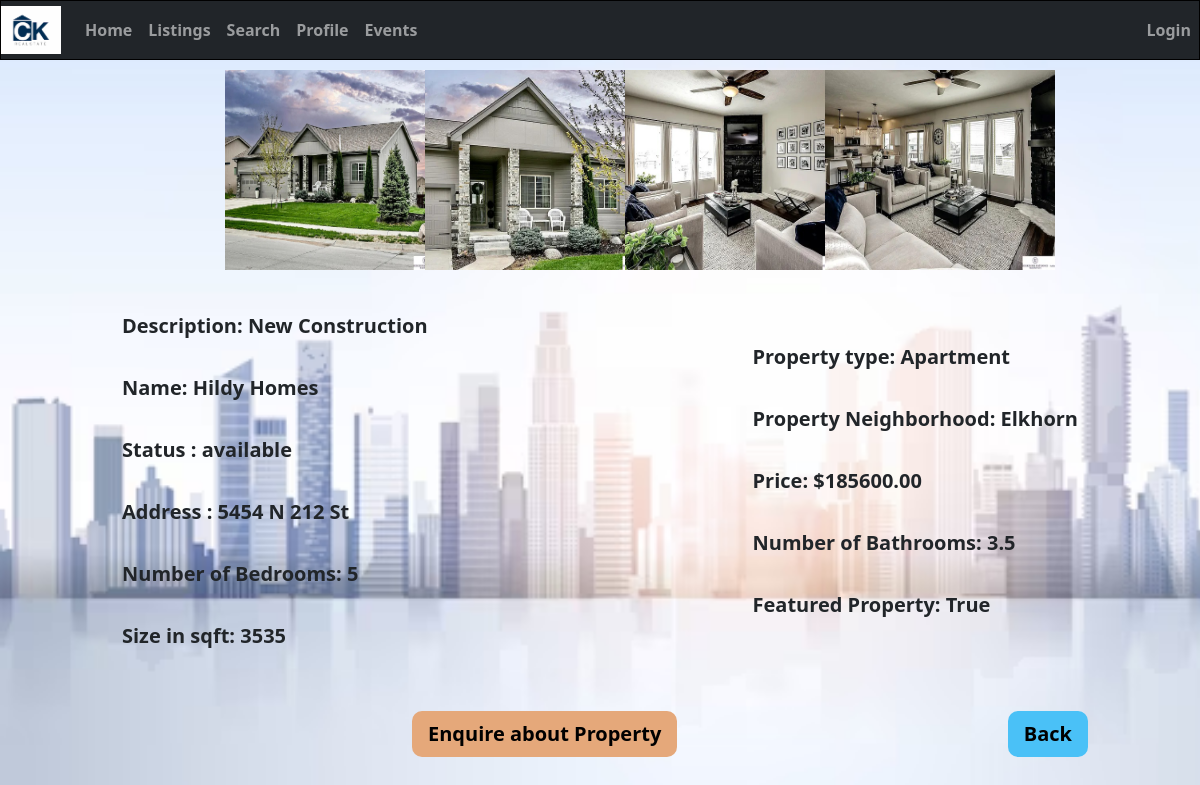
The app's page /listings/details/2/, older data.
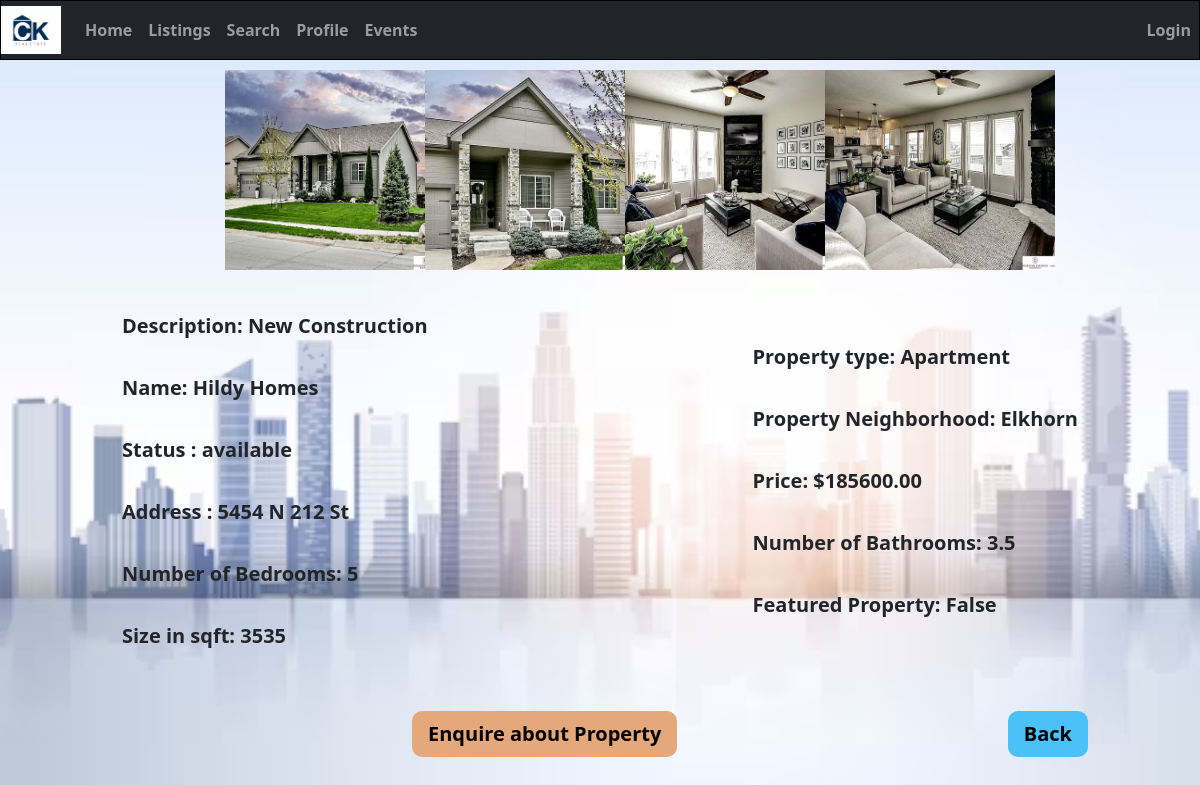
The same page, newer data.
### home/models.py (models this page shows, shortened)
class Property(models.Model):
    STATUS_CHOICES = (
        ('available', 'AVAILABLE'),
        ('pending', 'PENDING'),
        ('sold', 'SOLD'),
    )
    PROPERTY_CHOICES = (
        (True, 'Yes'),
        (False, 'No')
    )
    id = models.AutoField(primary_key=True)
    name = models.CharField(max_length=50)
    status = models.CharField(max_length=20, choices=STATUS_CHOICES, default='none')
    description = models.CharField(max_length=255)
    address = models.CharField(max_length=255)
    bedrooms = models.IntegerField()
    bathrooms = models.DecimalField(max_digits=3, decimal_places=1)
    square_feet = models.IntegerField()
    price = models.DecimalField(max_digits=10, decimal_places=2)
    featured_property = models.BooleanField(choices=PROPERTY_CHOICES, default='False')
    flag = models.BooleanField(default=True)
    property_image_main = models.ImageField(upload_to='media/property_images/%Y/%m/%d/', blank=False)
    property_image_1 = models.ImageField(upload_to='media/property_images/%Y/%m/%d/', blank=True)
    property_image_2 = models.ImageField(upload_to='media/property_images/%Y/%m/%d/', blank=True)
    property_image_3 = models.ImageField(upload_to='media/property_images/%Y/%m/%d/', blank=True)
    property_type = models.ForeignKey(PropertyType, on_delete=models.SET_NULL, null=True)
    property_neighborhood = models.ForeignKey(PropertyNeighborhood, on_delete=models.SET_NULL, null=True)
    property_type_price_range = models.ForeignKey(PropertyPricerange, on_delete=models.SET_NULL, null=True)

class PropertyType(models.Model):
    id = models.AutoField(primary_key=True)
    property_type_name = models.CharField(max_length=255)
    def __str__(self):
        return str(self.property_type_name)

class PropertyNeighborhood(models.Model):
    id = models.AutoField(primary_key=True)
    property_neighborhood_name = models.CharField(max_length=255)
    def __str__(self):
        return str(self.property_neighborhood_name)

### home/views.py (the view)
# urls.py: path('listings/details/<int:pk>/', detail_view, name='details'),
def detail_view(request, pk):
    details = get_object_or_404(Property, pk=pk)
    context = {'details': details}
    return render(request, 'details.html', context)

### templates/details.html (shortened to what this page needs)
{% extends 'base.html' %}
{% load static %}
{% block content %}
    <div class="image-container">
        <div class="col-2">
            {% if details.property_image_main %}
                <img src="{{ details.property_image_main.url }}" style="width: 230px; height: 200px">
            {% else %}
                <img src="{% static 'img/default.png' %}" style="width: 300px; height: 200px">
            {% endif %}
        </div>
        <div class="col-2">
            {% if details.property_image_1 %}
                <img src="{{ details.property_image_1.url }}" style="width: 230px; height: 200px">
            {% else %}
                <img src="{% static 'img/default.png' %}" style="width: 300px; height: 200px">
            {% endif %}
        </div>
        <div class="col-2">
            {% if details.property_image_2 %}
                <img src="{{ details.property_image_2.url }}" style="width: 230px; height: 200px">
            {% else %}
                <img src="{% static 'img/default.png' %}" style="width: 300px; height: 200px">
            {% endif %}
        </div>
        <div class="col-2">
            {% if details.property_image_3 %}
                <img src="{{ details.property_image_3.url }}" style="width: 230px; height: 200px">
            {% else %}
                <img src="{% static 'img/default.png' %}" style="width: 300px; height: 200px">
            {% endif %}
        </div>
    </div>
    <br>
    <div class="container">
        <div class="box left-box">
            <h5><b>Description: {{ details.description }}</b></h5><br><br>
            <h5><b>Name: {{ details.name }}</b></h5><br><br>
            <h5><b>Status : {{ details.status }}</b></h5><br><br>
            <h5><b>Address : {{ details.address }}</b></h5><br><br>
            <h5><b>Number of Bedrooms: {{ details.bedrooms }}</b></h5><br><br>
            <h5><b>Size in sqft: {{ details.square_feet }}</b></h5><br><br><br>
        </div>
        <div class="box right-box">
            <h5><b>Property type: {{ details.property_type }}</b></h5><br><br>
            <h5><b>Property Neighborhood: {{ details.property_neighborhood }}</b></h5><br><br>
            <h5><b>Price: ${{ details.price }}</b></h5><br><br>
            <h5><b>Number of Bathrooms: {{ details.bathrooms }}</b></h5><br><br>
            <h5><b>Featured Property: {{ details.featured_property }}</b></h5><br><br><br>
        </div>
    </div>
    <div class="container">
        <div class="actions">
            <a href="#" onclick="openEnquiryForm()">
                <button class="btn btn-lg btn-viewDetails" style="font-weight: bold;background-color: #e5a87a;">Enquire
                    about Property
                </button>
            </a>
        </div>
        <div class="actions">
            <a href="{% url 'home:listings' %}">
                <button class="btn btn-lg btn-viewDetails" style="font-weight: bold">Back</button>
            </a>
        </div>
    </div>
{% endblock %}

Row changes from the older to the newer data that the page shows:
changed Property "New Construction": featured_property "True" → "False"
